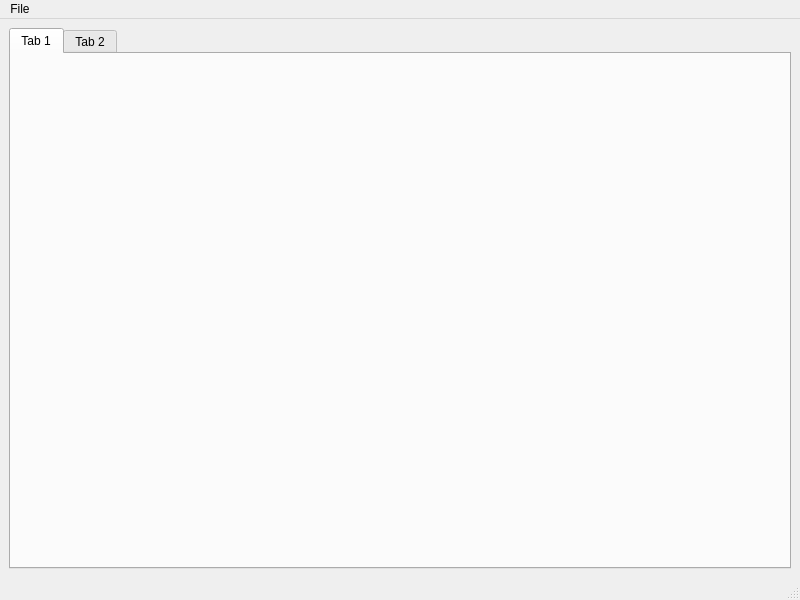
<?xml version="1.0" encoding="UTF-8"?>
<ui version="4.0">
 <class>MainWindow</class>
 <widget class="QMainWindow" name="MainWindow">
  <property name="geometry">
   <rect>
    <x>0</x>
    <y>0</y>
    <width>800</width>
    <height>600</height>
   </rect>
  </property>
  <property name="windowTitle">
   <string>MainWindow</string>
  </property>
  <widget class="QWidget" name="centralwidget">
   <layout class="QHBoxLayout" name="horizontalLayout">
    <item>
     <widget class="QTabWidget" name="tabWidget">
      <widget class="QWidget" name="tab">
       <attribute name="title">
        <string>Tab 1</string>
       </attribute>
      </widget>
      <widget class="QWidget" name="tab_2">
       <attribute name="title">
        <string>Tab 2</string>
       </attribute>
      </widget>
     </widget>
    </item>
   </layout>
  </widget>
  <widget class="QMenuBar" name="menubar">
   <property name="geometry">
    <rect>
     <x>0</x>
     <y>0</y>
     <width>800</width>
     <height>28</height>
    </rect>
   </property>
   <widget class="QMenu" name="menuFile">
    <property name="title">
     <string>File</string>
    </property>
    <addaction name="actionSave_Configuration"/>
    <addaction name="actionLoad_Configuration"/>
   </widget>
   <addaction name="menuFile"/>
  </widget>
  <widget class="QStatusBar" name="statusbar"/>
  <action name="actionSave_Configuration">
   <property name="text">
    <string>Save Configuration</string>
   </property>
  </action>
  <action name="actionLoad_Configuration">
   <property name="text">
    <string>Load Configuration</string>
   </property>
  </action>
  <action name="actionAdd_Set_of_Analyzers">
   <property name="text">
    <string>Add Set of Analyzers</string>
   </property>
  </action>
 </widget>
 <resources/>
 <connections/>
</ui>
